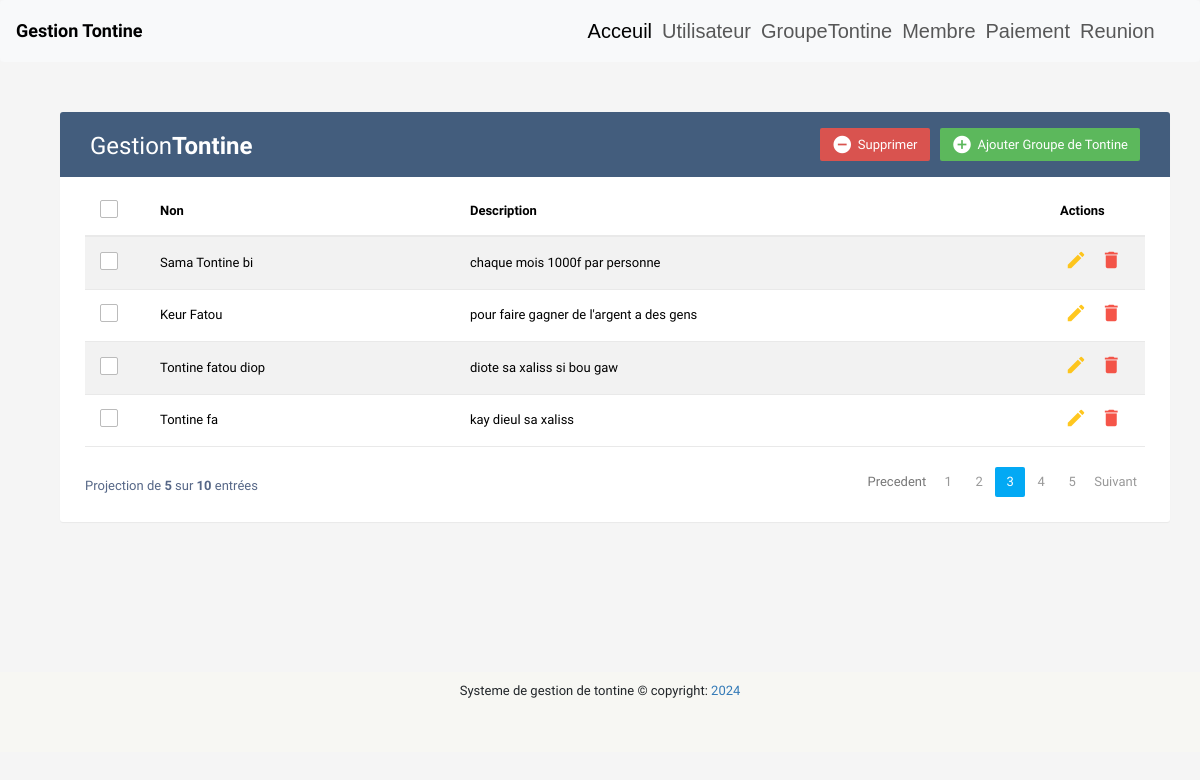
Page /grouptontine/ on the committed database.
### Tontine/models.py (models this page shows, shortened)
class GroupesTontine(models.Model):
    nom = models.CharField(max_length = 100)
    description = models.TextField(null=True, max_length=400, blank=True)

### Tontine/views.py (the view)
# urls.py: path("grouptontine/", grouptontine, name="grouptontine"),
def grouptontine(request):
    emp = GroupesTontine.objects.all()
    context ={
        'emp':emp,
    }
    return render(request, "grouptontine.html",context)

### templates/grouptontine.html (shortened to what this page needs)
{% extends "Base.html" %}
{% block content%}
<!DOCTYPE html>
<html lang="en">
<head>
<link rel="stylesheet" href="https://maxcdn.bootstrapcdn.com/font-awesome/4.7.0/css/font-awesome.min.css">
<link rel="stylesheet" href="https://maxcdn.bootstrapcdn.com/bootstrap/3.3.7/css/bootstrap.min.css">
  <body>
    <div class="container">
        <div class="table-wrapper">
            <div class="table-title">
                <div class="row">
                    <div class="col-sm-6">
						<h2>Gestion<b>Tontine</b></h2>
					</div>
					<div class="col-sm-6">
						<a href="#addEmployeeModal" class="btn btn-success" data-toggle="modal"><i class="material-icons">&#xE147;</i> <span>Ajouter Groupe de Tontine</span></a>
						<a href="#deleteEmployeeModal" class="btn btn-danger" data-toggle="modal"><i class="material-icons">&#xE15C;</i> <span>Supprimer</span></a>
					</div>
                </div>
            </div>
            <table class="table table-striped table-hover">
                <thead>
                    <tr>
						<th>
							<span class="custom-checkbox">
								<label for="selectAll"></label>
							</span>
						</th>
                        <th>Non</th>
                        <th>Description</th>
                        <th>Actions</th>
                    </tr>
                </thead>
                <tbody>
                    {% for i in emp %}
                    <tr>
						<td>
							<span class="custom-checkbox">
								<label for="checkbox1"></label>
							</span>
						</td>
                        <td>{{i.nom}}</td>
                        <td>{{i.description}}</td>
                        <td>
                            <a href="#editEmployeeModal-{{ forloop.counter}}" class="edit" data-toggle="modal"><i class="material-icons" data-toggle="tooltip" title="Update">&#xE254;</i></a>
                            <a href="#deleteEmployeeModal-{{ forloop.counter}}" class="delete" data-toggle="modal"><i class="material-icons" data-toggle="tooltip" title="Supprimer">&#xE872;</i></a>
                        </td>
                    </tr>
                   {% endfor %}
                </tbody>
            </table>
			<div class="clearfix">
				<div class="hint-text">Projection de <b>5</b> sur <b>10</b> entrées</div>
                <ul class="pagination">
                    <li class="page-item disabled"><a href="#">Precedent</a></li>
                    <li class="page-item"><a href="#" class="page-link">1</a></li>
                    <li class="page-item"><a href="#" class="page-link">2</a></li>
                    <li class="page-item active"><a href="#" class="page-link">3</a></li>
                    <li class="page-item"><a href="#" class="page-link">4</a></li>
                    <li class="page-item"><a href="#" class="page-link">5</a></li>
                    <li class="page-item"><a href="#" class="page-link">Suivant</a></li>
                </ul>
            </div>
        </div>
    </div>
</body>
</html>
{% endblock%}

### templates/grouptontine.html (style rules this page uses)
body { color: #566787; background: #f5f5f5; font-family: 'Varela Round', sans-serif; font-size: 13px; }
.table-wrapper { background: #fff; padding: 20px 25px; margin: 30px 0; border-radius: 3px; box-shadow: 0 1px 1px rgba(0,0,0,.05); }
.table-title { padding-bottom: 15px; background: #435d7d; color: #fff; padding: 16px 30px; margin: -20px -25px 10px; border-radius: 3px 3px 0 0; }
.table-title h2 { margin: 5px 0 0; font-size: 24px; }
.table-title .btn { color: #fff; float: right; font-size: 13px; border: none; min-width: 50px; border-radius: 2px; border: none; outline: none !important; margin-left: 10px; }
.table-title .btn i { float: left; font-size: 21px; margin-right: 5px; }
.table-title .btn span { float: left; margin-top: 2px; }
table.table tr th, table.table tr td { border-color: #e9e9e9; padding: 12px 15px; vertical-align: middle; }
table.table tr th:first-child { width: 60px; }
table.table tr th:last-child { width: 100px; }
table.table-striped tbody tr:nth-of-type(odd) { background-color: #fcfcfc; }
table.table td:last-child i { opacity: 0.9; font-size: 22px; margin: 0 5px; }
table.table td a { font-weight: bold; color: #566787; display: inline-block; text-decoration: none; outline: none !important; }
table.table td a.edit { color: #FFC107; }
table.table td a.delete { color: #F44336; }
table.table td i { font-size: 19px; }
.pagination { float: right; margin: 0 0 5px; }
.pagination li a { border: none; font-size: 13px; min-width: 30px; min-height: 30px; color: #999; margin: 0 2px; line-height: 30px; border-radius: 2px !important; text-align: center; padding: 0 6px; }
.pagination li.active a, .pagination li.active a.page-link { background: #03A9F4; }
.hint-text { float: left; margin-top: 10px; font-size: 13px; }
.custom-checkbox { position: relative; }
.custom-checkbox label:before { width: 18px; height: 18px; }
.custom-checkbox label:before { content: ''; margin-right: 10px; display: inline-block; vertical-align: text-top; background: white; border: 1px solid #bbb; border-radius: 2px; box-sizing: border-box; z-index: 2; }

### rows in the picture
GroupesTontine: nom "Sama Tontine bi", description "chaque mois 1000f par personne"
GroupesTontine: nom "Keur Fatou", description "pour faire gagner de l'argent a des gens"
GroupesTontine: nom "Tontine fatou diop", description "diote sa xaliss si bou gaw"
GroupesTontine: nom "Tontine fa", description "kay dieul sa xaliss"
